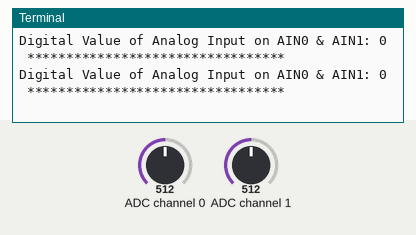
This program was run on a simulated Raspberry Pi (BCM pin numbers). Parts: the last lines printed to the terminal. The inputs (shaded band) are chosen by the test bench; at power-on: ADC channel 0 = 512, ADC channel 1 = 512 (analog values on the 0–1023 scale). Library files of the repository ran but are not shown: ADS1114.py.

Above: at 1.2 s.
1.3 s: ADC channel 0 set to 716
At 1.9 s:
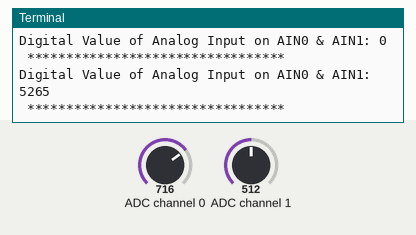
2.8 s: ADC channel 1 set to 306
At 3.9 s:
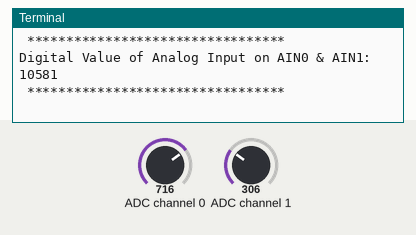
4.3 s: ADC channel 0 set to 900
At 5.5 s:
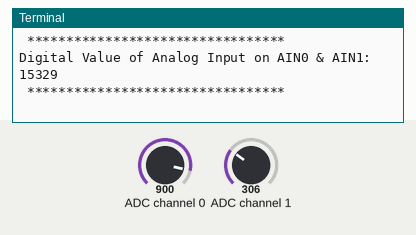
5.8 s: ADC channel 1 set to 122
At 7.1 s:
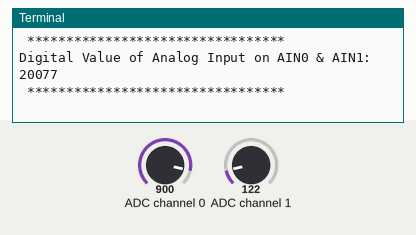
Timing chart, 0 to 8.3 s (numbered marks = the images above; inputs shaded):
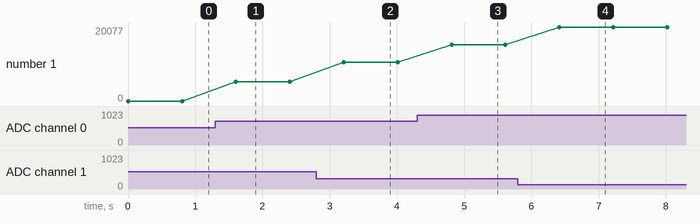

Measured:
- after the input at 1.3 s, the terminal: prints a new line after 0.31 s (image 1)
- after the input at 2.8 s, the terminal: prints a new line after 0.41 s (image 2)
- after the input at 4.3 s, the terminal: prints a new line after 0.51 s (image 3)
- after the input at 5.8 s, the terminal: prints a new line after 0.62 s (image 4)
- plotted number 1: 0 → 5265 after the input at 1.3 s, 5265 → 10581 after the input at 2.8 s, 10581 → 15329 after the input at 4.3 s, 15329 → 20077 after the input at 5.8 s

The program:

Example_Differential.py
```python
# (licence header left out)
import time

from ADS1114 import ADS1114
ads1114 = ADS1114()

while True :
	ads1114.config_differential()
	adc = ads1114.read_adc()
	print "Digital Value of Analog Input on AIN0 & AIN1: %d "%(adc['r'])
	print " ********************************* "
	time.sleep(0.8)
```
